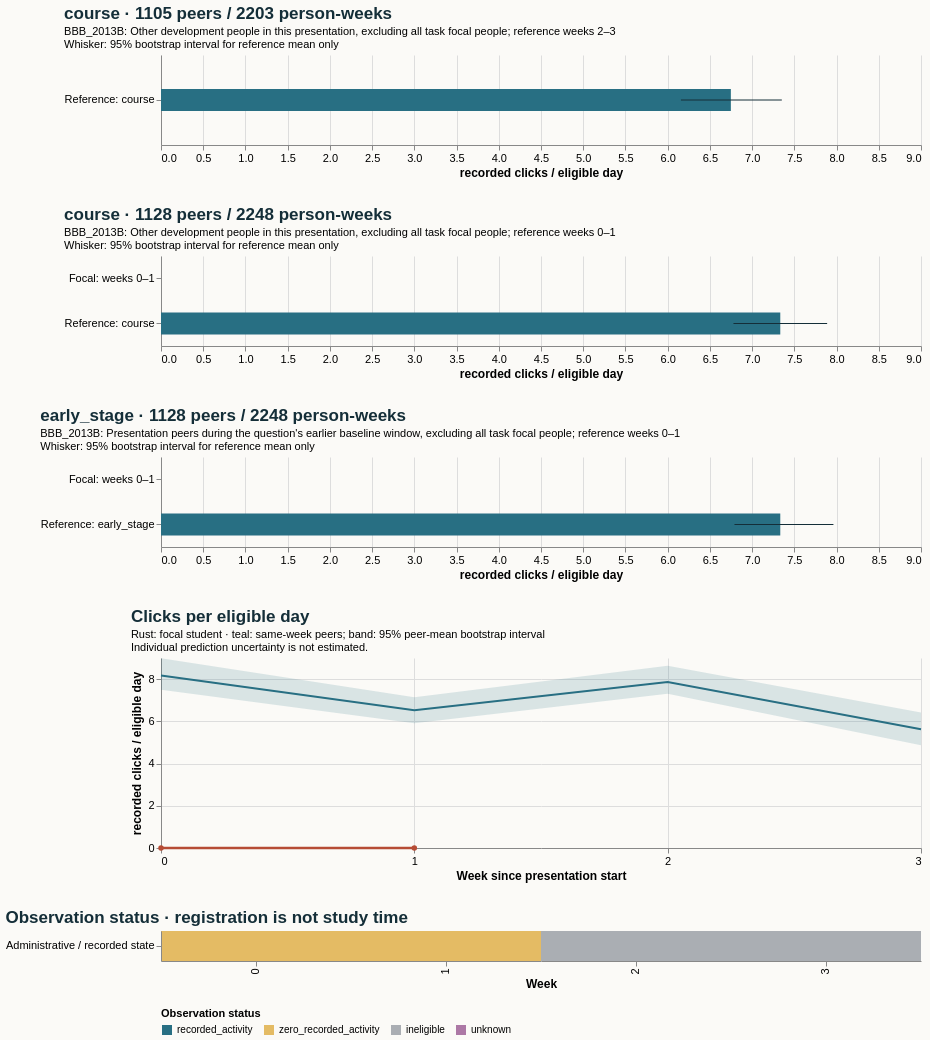

Write the Vega-Lite specification saved for this chart.
### Vega-Lite specification from a JSON file in a GitHub repository (floating-point values rounded to 4 significant figures)
{"$schema": "https://vega.github.io/schema/vega-lite/v5.20.1.json", "config": {"axis": {"labelFontSize": 11, "titleFontSize": 12}, "background": "#fbfaf7", "font": "sans-serif", "title": {"anchor": "start", "color": "#142e38", "fontSize": 17, "subtitleFontSize": 11}, "view": {"continuousHeight": 300, "continuousWidth": 300, "stroke": null}}, "datasets": {"data-0e9ff6b13452e2d1a125d4eccbb08503": [{"hi": null, "lo": null, "series": "Focal: weeks 2–3", "value": null}, {"hi": 7.352, "lo": 6.157, "series": "Reference: course", "value": 6.748}], "data-783249aa65c06439f571e5d2a8c1408e": [{"eligible_days": 7.0, "end_day": 6, "logging_completeness": "unknown", "observation_status": "zero_recorded_activity", "row": "Administrative / recorded state", "score_status": "withheld_release_time_unknown", "start_day": 0, "value": 0.0, "week": 0}, {"eligible_days": 4.0, "end_day": 13, "logging_completeness": "unknown", "observation_status": "zero_recorded_activity", "row": "Administrative / recorded state", "score_status": "withheld_release_time_unknown", "start_day": 7, "value": 0.0, "week": 1}, {"eligible_days": 0.0, "end_day": 20, "logging_completeness": "unknown", "observation_status": "ineligible", "row": "Administrative / recorded state", "score_status": "withheld_release_time_unknown", "start_day": 14, "value": null, "week": 2}, {"eligible_days": 0.0, "end_day": 27, "logging_completeness": "unknown", "observation_status": "ineligible", "row": "Administrative / recorded state", "score_status": "withheld_release_time_unknown", "start_day": 21, "value": null, "week": 3}], "data-9f85fb8915dbc2218069043da209cdfb": [{"hi": null, "lo": null, "series": "Focal: weeks 0–1", "value": 0.0}, {"hi": 7.889, "lo": 6.779, "series": "Reference: course", "value": 7.334}], "data-a8ce474d1ddf6fbc1ae8b1f4693d3a22": [{"end_day": 6, "focal_value": 0.0, "peer_ci_high": 8.99, "peer_ci_low": 7.499, "peer_mean": 8.174, "peer_observations": 1127, "peer_people": 1127, "reference": "course", "unit": "recorded clicks / eligible day", "week": 0}, {"end_day": 13, "focal_value": 0.0, "peer_ci_high": 7.14, "peer_ci_low": 5.906, "peer_mean": 6.521, "peer_observations": 1121, "peer_people": 1121, "reference": "course", "unit": "recorded clicks / eligible day", "week": 1}, {"end_day": 20, "focal_value": null, "peer_ci_high": 8.635, "peer_ci_low": 7.308, "peer_mean": 7.865, "peer_observations": 1105, "peer_people": 1105, "reference": "course", "unit": "recorded clicks / eligible day", "week": 2}, {"end_day": 27, "focal_value": null, "peer_ci_high": 6.417, "peer_ci_low": 4.873, "peer_mean": 5.625, "peer_observations": 1098, "peer_people": 1098, "reference": "course", "unit": "recorded clicks / eligible day", "week": 3}], "data-e27cf7df1f5f49c3b8f2786292f5bd5f": [{"hi": null, "lo": null, "series": "Focal: weeks 0–1", "value": 0.0}, {"hi": 7.963, "lo": 6.791, "series": "Reference: early_stage", "value": 7.334}]}, "resolve": {"scale": {"color": "independent"}}, "spacing": 28, "vconcat": [{"data": {"name": "data-0e9ff6b13452e2d1a125d4eccbb08503"}, "height": 90, "layer": [{"encoding": {"x": {"field": "value", "scale": {"domain": [0, 8.361], "zero": true}, "title": "recorded clicks / eligible day", "type": "quantitative"}, "y": {"field": "series", "sort": null, "title": null, "type": "nominal"}}, "mark": {"color": "#286f83", "size": 22, "type": "bar"}}, {"encoding": {"x": {"field": "lo", "type": "quantitative"}, "x2": {"field": "hi"}, "y": {"field": "series", "sort": null, "title": null, "type": "nominal"}}, "mark": {"color": "#142e38", "type": "rule"}}], "title": {"subtitle": ["BBB_2013B: Other development people in this presentation, excluding all task focal people; reference weeks 2–3", "Whisker: 95% bootstrap interval for reference mean only"], "text": "course · 1105 peers / 2203 person-weeks"}, "width": 760}, {"data": {"name": "data-9f85fb8915dbc2218069043da209cdfb"}, "height": 90, "layer": [{"encoding": {"x": {"field": "value", "scale": {"domain": [0, 8.361], "zero": true}, "title": "recorded clicks / eligible day", "type": "quantitative"}, "y": {"field": "series", "sort": null, "title": null, "type": "nominal"}}, "mark": {"color": "#286f83", "size": 22, "type": "bar"}}, {"encoding": {"x": {"field": "lo", "type": "quantitative"}, "x2": {"field": "hi"}, "y": {"field": "series", "sort": null, "title": null, "type": "nominal"}}, "mark": {"color": "#142e38", "type": "rule"}}], "title": {"subtitle": ["BBB_2013B: Other development people in this presentation, excluding all task focal people; reference weeks 0–1", "Whisker: 95% bootstrap interval for reference mean only"], "text": "course · 1128 peers / 2248 person-weeks"}, "width": 760}, {"data": {"name": "data-e27cf7df1f5f49c3b8f2786292f5bd5f"}, "height": 90, "layer": [{"encoding": {"x": {"field": "value", "scale": {"domain": [0, 8.361], "zero": true}, "title": "recorded clicks / eligible day", "type": "quantitative"}, "y": {"field": "series", "sort": null, "title": null, "type": "nominal"}}, "mark": {"color": "#286f83", "size": 22, "type": "bar"}}, {"encoding": {"x": {"field": "lo", "type": "quantitative"}, "x2": {"field": "hi"}, "y": {"field": "series", "sort": null, "title": null, "type": "nominal"}}, "mark": {"color": "#142e38", "type": "rule"}}], "title": {"subtitle": ["BBB_2013B: Presentation peers during the question's earlier baseline window, excluding all task focal people; reference weeks 0–1", "Whisker: 95% bootstrap interval for reference mean only"], "text": "early_stage · 1128 peers / 2248 person-weeks"}, "width": 760}, {"data": {"name": "data-a8ce474d1ddf6fbc1ae8b1f4693d3a22"}, "height": 190, "layer": [{"encoding": {"x": {"axis": {"tickMinStep": 1}, "field": "week", "title": "Week since presentation start", "type": "quantitative"}, "y": {"field": "peer_ci_low", "scale": {"zero": true}, "title": "recorded clicks / eligible day", "type": "quantitative"}, "y2": {"field": "peer_ci_high"}}, "mark": {"color": "#286f83", "opacity": 0.16, "type": "area"}}, {"encoding": {"tooltip": [{"field": "week", "type": "quantitative"}, {"field": "peer_mean", "type": "quantitative"}, {"field": "peer_people", "type": "quantitative"}, {"field": "peer_observations", "type": "quantitative"}], "x": {"field": "week", "type": "quantitative"}, "y": {"field": "peer_mean", "type": "quantitative"}}, "mark": {"color": "#286f83", "strokeWidth": 2, "type": "line"}}, {"encoding": {"tooltip": [{"field": "week", "type": "quantitative"}, {"field": "focal_value", "type": "quantitative"}], "x": {"field": "week", "type": "quantitative"}, "y": {"field": "focal_value", "type": "quantitative"}}, "mark": {"color": "#b64c35", "point": {"color": "#b64c35"}, "strokeWidth": 2.5, "type": "line"}}], "title": {"subtitle": ["Rust: focal student · teal: same-week peers; band: 95% peer-mean bootstrap interval", "Individual prediction uncertainty is not estimated."], "text": "Clicks per eligible day"}, "width": 760}, {"data": {"name": "data-783249aa65c06439f571e5d2a8c1408e"}, "encoding": {"color": {"field": "observation_status", "legend": {"labelLimit": 260, "orient": "bottom"}, "scale": {"domain": ["recorded_activity", "zero_recorded_activity", "ineligible", "unknown"], "range": ["#286f83", "#e4bb64", "#aaaeb3", "#ac78a5"]}, "title": "Observation status", "type": "nominal"}, "tooltip": [{"field": "week", "type": "quantitative"}, {"field": "eligible_days", "type": "quantitative"}, {"field": "observation_status", "type": "nominal"}, {"field": "logging_completeness", "type": "nominal"}], "x": {"field": "week", "title": "Week", "type": "ordinal"}, "y": {"field": "row", "title": null, "type": "nominal"}}, "height": 30, "mark": {"type": "rect"}, "title": "Observation status · registration is not study time", "width": 760}]}
